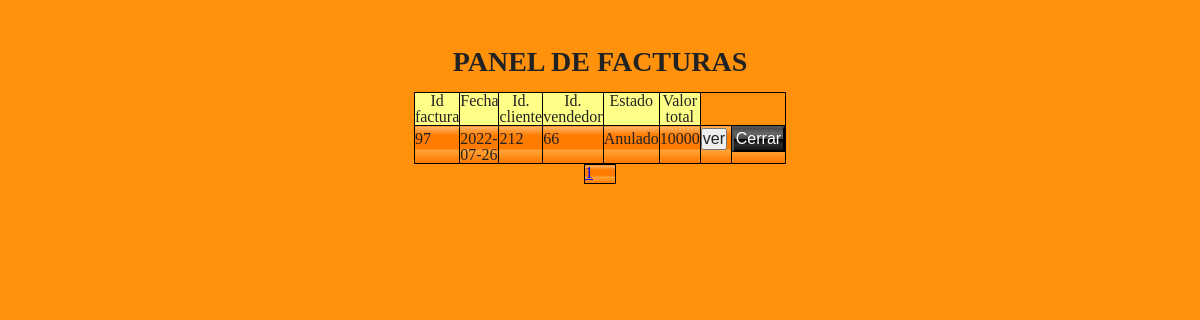
Screenshot of /administrador/facturas/factura.php with the database file from the repository.
### tables this page shows
CREATE TABLE `factura` (
  `id_factura` int(11) NOT NULL,
  `fecha` date DEFAULT current_timestamp(),
  `doc_cliente` int(11) DEFAULT NULL,
  `doc_user` int(11) DEFAULT NULL,
  `id_est` int(5) NOT NULL,
  `valor_total` int(6) DEFAULT NULL
);

CREATE TABLE `estados` (
  `id_est` int(5) NOT NULL,
  `nombre` varchar(50) DEFAULT NULL
);

### administrador/facturas/factura.php (the view, shortened to what this page needs)
<!DOCTYPE html>
<html>
<head>
	<link rel="stylesheet" href="../../css/proveedores.css">
</head>
<body>
	<?php
	include("../../connection/connection.php");
	$registros=3;
	if(isset($_GET["pagina"])){
		if($_GET["pagina"]==1){
			header("Location:factura.php");
		}else{
			$pagina=$_GET["pagina"];
		}
	}else{
		$pagina=1;
	}
	$empieza=($pagina-1)*$registros;
	$sql_total="SELECT * FROM factura";
	$resultado=$base_de_datos->prepare($sql_total);
	$resultado->execute(array());
	$numfilas=$resultado->rowCount();
	$totalpagina=ceil($numfilas/$registros);
	$registros=$base_de_datos->query("SELECT * from factura,estados WHERE factura.id_est= estados.id_est  LIMIT $empieza, $registros")->fetchALL(PDO::FETCH_OBJ);
	?>
<h3 align="center">PANEL DE  FACTURAS</h3><br>
<form action=" " method="post" autocomplete="off">
		<table align="center" border="" bordercolor="orange">
			<tr>
				<th>Id factura</th>
				<th>Fecha</th>
                <th>Id. cliente</th>
				<th>Id. vendedor</th>
				<th>Estado</th>
				<th>Valor total</th>
			</tr>
			<?php
			foreach ($registros as $materia) :?>
			<tr>
				<td><?php echo $materia->id_factura?></td>
				<td><?php echo $materia->fecha?></td>
                <td><?php echo $materia->doc_cliente?></td>
				<td><?php echo $materia->doc_user?></td>
				<td><?php echo $materia->nombre?></td>
                <td><?php echo $materia->valor_total?></td>
                <td><a href="verfact.php?id=<?php echo $materia->id_factura?> & fech=<?php echo $materia->fecha?> & doc=<?php echo $materia->doc_cliente?> "><input type="button" name="ver" value="ver"></a>
			<?php
			endforeach;
			?>
				<td colspan="5" align="center">
				<a href="../../administrador/index.php"><input type="button" class="cerrar" name="admin" value="Cerrar"onmouseup="window.close()"></a></td>
			</tr>
		</table>
</form>
<table class="contador" border="0" >
	<tr>
<?php
for($i=1; $i<=$totalpagina; $i++){
	?>
	 <td><?php echo " <a href='?pagina=" . $i . "'>" . $i . "  </a>  ";?></td>
<?php
}
?>
</tr>
</table>
</body>
</html>

### css/proveedores.css (style rules this page uses)
* { margin: 0px; padding: 0%; }
body { width: 100%; height: auto; background: #ff920a; }
h3 { text-align: center; font-family: 'Times New Roman', Times, serif; font-size: 28px; font-weight: bold; margin-top: 48px; }
table { border-collapse: collapse; margin: auto; }
table, tr, th, td { border: 1px solid black; }
td, tr { width: 30px; height: 18px; }
table th { background-color: #ffff88; background: -moz-linear-gradient(top, #ffff88 0%, #ffff88 62%); background: -webkit-linear-gradient(top, #ffff88 0%, #ffff88 62%); background: linear-gradient(to bottom, #ffff88 0%, #ffff88 62%); filter: progid: DXImageTransform.Microsoft.gradient( startColorstr='#ffff88', endColorstr='#ffff88', GradientType=0); }
table td { background-color: #ffb76b; background: -moz-linear-gradient(top, #ffb76b 0%, #ff7c00 24%, #ff7c00 62%, #ffa73d 55%, #ff7f04 93%); background: -webkit-linear-gradient(top, #ffb76b 0%, #ff7c00 24%, #ff7c00 62%, #ffa73d 55%, #ff7f04 93%); background: linear-gradient(to bottom, #ffb76b 0%, #ff7c00 24%, #ff7c00 62%, #ffa73d 55%, #ff7f04 93%); filter: progid: DXImageTransform.Microsoft.gradient( startColorstr='#ffb76b', endColorstr='#ff7f04', GradientType=0); }
.cerrar { background-color: rgb(76, 76, 76); background: -moz-linear-gradient(top, rgba(76, 76, 76, 1) 3%, rgba(89, 89, 89, 1) 14%, rgba(102, 102, 102, 1) 25%, rgba(71, 71, 71, 1) 48%, rgba(44, 44, 44, 1) 50%, rgba(0, 0, 0, 1) 51%, rgba(17, 17, 17, 1) 60%, rgba(28, 28, 28, 1) 66%, rgba(28, 28, 28, 1) 66%, rgba(43, 43, 43, 1) 76%, rgba(19, 19, 19, 1) 100%); background: -webkit-linear-gradient(top, rgba(76, 76, 76, 1) 3%, rgba(89, 89, 89, 1) 14%, rgba(102, 102, 102, 1) 25%, rgba(71, 71, 71, 1) 48%, rgba(44, 44, 44, 1) 50%, rgba(0, 0, 0, 1) 51%, rgba(17, 17, 17, 1) 60%, rgba(28, 28, 28, 1) 66%, rgba(28, 28, 28, 1) 66%, rgba(43, 43, 43, 1) 76%, rgba(19, 19, 19, 1) 100%); background: linear-gradient(to bottom, rgba(76, 76, 76, 1) 3%, rgba(89, 89, 89, 1) 14%, rgba(102, 102, 102, 1) 25%, rgba(71, 71, 71, 1) 48%, rgba(44, 44, 44, 1) 50%, rgba(0, 0, 0, 1) 51%, rgba(17, 17, 17, 1) 60%, rgba(28, 28, 28, 1) 66%, rgba(28, 28, 28, 1) 66%, rgba(43, 43, 43, 1) 76%, rgba(19, 19, 19, 1) 100%); filter: progid: DXImageTransform.Microsoft.gradient( startColorstr='#4c4c4c', endColorstr='#131313', GradientType=0); border: 1px solid rgba; color: white; padding: 2px 2px; text-align: center; text-decoration: none; display: inline-block; font-size: 16px; cursor: pointer; }

### rows the page displays
factura: id_factura "97", fecha "2022-07-26", doc_cliente "212", doc_user "66", id_est.nombre "Anulado", valor_total "10000"
